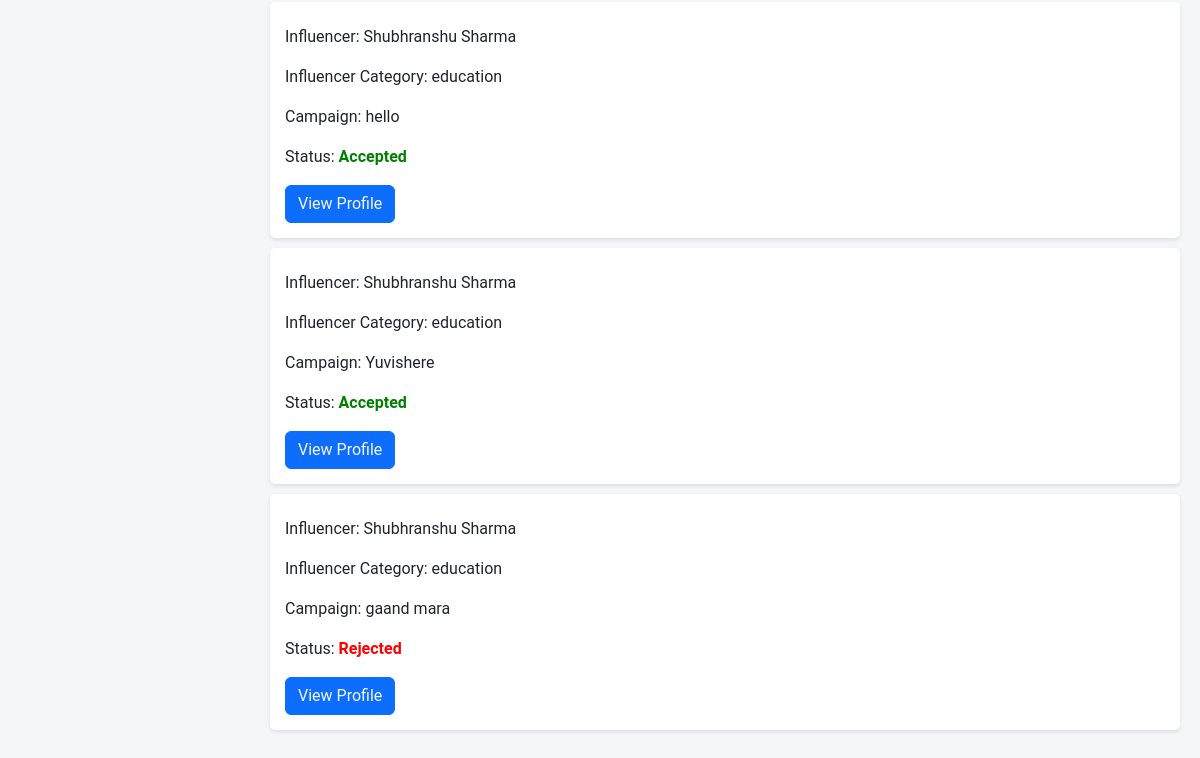
The page /company/actioned (signed in, lower part) on the database as committed earlier.
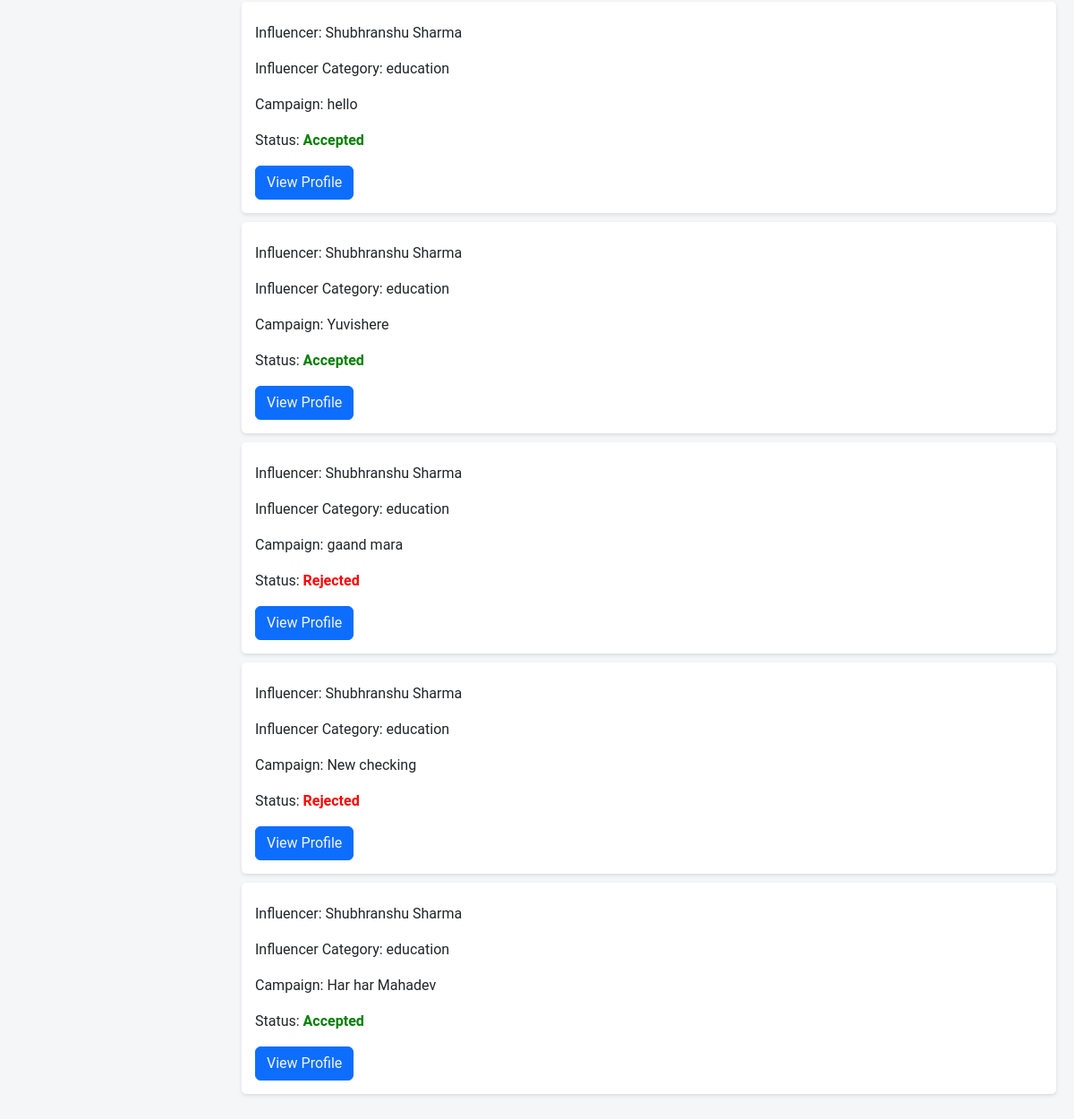
The same page on the database as committed later.
### models.py (models this page shows, shortened)
class InterestedCampaigns(db.Model):
    __tablename__ = 'interested_campaigns'
    id = db.Column(db.Integer, primary_key=True)
    influencer_id = db.Column(
        db.Integer,
        db.ForeignKey('influencers.id', name='fk_influencer_id'),
        nullable=False
    )
    campaign_id = db.Column(
        db.Integer,
        db.ForeignKey('campaign.id', name='fk_campaign_id'),
        nullable=False
    )
    company_id = db.Column(
        db.Integer,
        db.ForeignKey('company.id', name='fk_company_id'),
        nullable=False
    )
    expressed_at = db.Column(db.DateTime, nullable=False, default=datetime.utcnow)
    status = db.Column(db.String(50), nullable=False, default='pending')
    influencer = db.relationship('Influencer', backref=db.backref('interested_campaigns', lazy=True))
    campaign = db.relationship('Campaign', backref=db.backref('interested_influencers', lazy=True))
    company = db.relationship('Company', backref=db.backref('company_interests', lazy=True))

class Influencer(db.Model):
    __tablename__ = 'influencers'
    id = db.Column(db.Integer, primary_key=True)
    name = db.Column(db.String(255), nullable=False)
    username = db.Column(db.String(255), unique=True, nullable=False)
    email = db.Column(db.String(255), unique=True, nullable=False)
    password_hash = db.Column(db.String(255), nullable=False)
    category = db.Column(db.String(255), nullable=False)
    interest = db.Column(db.String(255), nullable=False)
    reach = db.Column(db.Integer, nullable=False)
    social_media_links = db.Column(db.String(255), nullable=False)
    bio = db.Column(db.String(255), nullable=False)
    profile_picture = db.Column(db.String(255), nullable=False)
    campaigns = db.relationship('Campaign', secondary=influencer_campaign_association, back_populates='influencers')

class Campaign(db.Model):
    __tablename__ = 'campaign'
    id = db.Column(db.Integer, primary_key=True)
    title = db.Column(db.String(200), nullable=False)
    description = db.Column(db.Text, nullable=False)
    budget = db.Column(db.Float, nullable=False)
    start_date = db.Column(db.Date, nullable=False)
    end_date = db.Column(db.Date, nullable=False)
    company_id = db.Column(db.Integer, db.ForeignKey('company.id'), nullable=False)
    status = db.Column(db.String(50), nullable=False, default='pending')
    category = db.Column(db.String(255), nullable=False)
    created_at = db.Column(db.DateTime, nullable=False, default=datetime.utcnow)
    visibility = db.Column(db.String(50), nullable=False, default='public')
    influencers = db.relationship('Influencer', secondary=influencer_campaign_association, back_populates='campaigns')

### company_routes.py (the view)
@app.route('/company/actioned')
@company_auth_required
def company_actioned():
    user = Company.query.get(session['company_id'])
    actioned_requests = db.session.query(InterestedCampaigns).join(Campaign).filter(Campaign.company_id == user.id).filter(InterestedCampaigns.status.in_(['accepted', 'rejected'])).all()
    return render_template('company_actioned.html', user=user, actioned_requests=actioned_requests)

### company_routes.py (called while the page is built)
def company_auth_required(func):
    @wraps(func)
    def func3(*args, **kwargs):
        if 'company_id' in session:
            return func(*args, **kwargs)
        else:
            flash("Please login first")
            return redirect(url_for('company_login'))
    return func3

### templates/company_actioned.html (shortened to what this page needs)
{% extends 'layout.html' %}
{% block content %}
    <div class="container-box">
        <div class="main-content">
            {% if actioned_requests %}
                {% for request in actioned_requests %}
                    <div class="request-item">
                        <p>Influencer: {{ request.influencer.name }}</p>
                        <p>Influencer Category: {{request.influencer.category}}</p>
                        <p>Campaign: {{request.campaign.title}}</p>
                        <p>Status:
                            {% if request.status == 'accepted' %}
                                <span class="status-accepted">Accepted</span>
                            {% elif request.status == 'rejected' %}
                                <span class="status-rejected">Rejected</span>
                            {% endif %}
                        </p>
                        <button class="btn btn-primary"><a href="{{request.influencer.social_media_links}}" target="_blank">View Profile</a></button>
                    </div>
                {% endfor %}
            {% else %}
                <p>No actioned requests to display.</p>
            {% endif %}
        </div>
    </div>
{% endblock %}

Rows that differ between the two databases and show on the page:
added InterestedCampaigns: influencer.name "Shubhranshu Sharma", influencer.category "education", campaign "New checking", status "Rejected"
added InterestedCampaigns: influencer.name "Shubhranshu Sharma", influencer.category "education", campaign "Har har Mahadev", status "Accepted"
